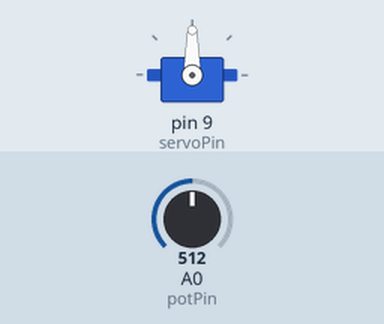
This sketch was run on a simulated Arduino Uno, built with avr-gcc and run on an emulated ATmega328P. On the bench: servo. Inputs (shaded band) come from the test bench; at power-on: A0 (potPin) = 512.

Above: at 1.2 s.
1.3 s: A0 (potPin) set to 716
At 2.5 s:
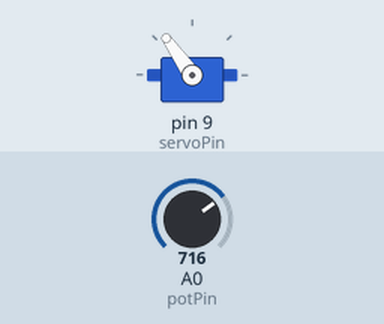
2.8 s: A0 (potPin) set to 900
At 3.8 s:
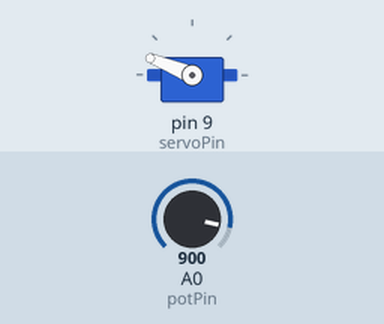
4.3 s: A0 (potPin) set to 1023
At 5.0 s:
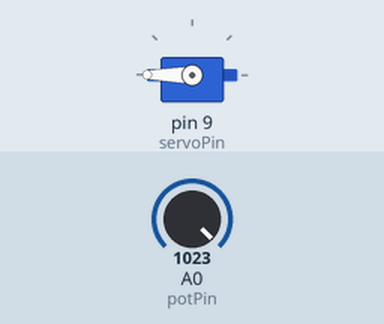
5.8 s: A0 (potPin) set to 306
At 6.1 s:
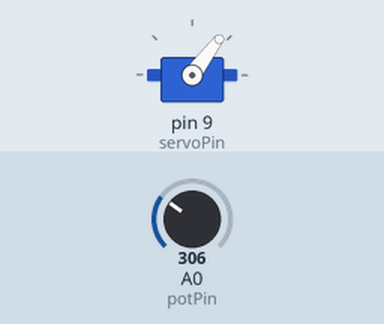
7.3 s: A0 (potPin) set to 122
At 8.4 s:
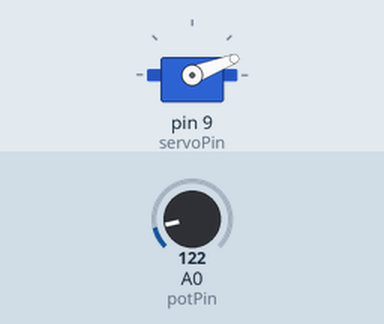
Timing chart, 0 to 9.8 s (numbered marks = the images above; inputs shaded):
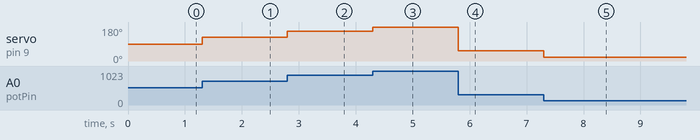

Measured:
- after the input at 1.3 s, servo on pin 9 (servoPin): 90° → 125° at once
- after the input at 2.8 s, servo on pin 9 (servoPin): 125° → 158° at once
- after the input at 4.3 s, servo on pin 9 (servoPin): 158° → 180° at once
- after the input at 5.8 s, servo on pin 9 (servoPin): 180° → 53° at once
- after the input at 7.3 s, servo on pin 9 (servoPin): 53° → 21° at once

The sketch:

servo-motor-potentiometer.ino
```cpp
#include <Servo.h>

Servo ServoMotor;

const int servoPin = 9;
const int potPin = A0;

void setup() {
    ServoMotor.attach(servoPin);
}

void loop() {
    int readingValue = analogRead(potPin);
    int angle = map(readingValue, 0, 1023, 0, 180);
    ServoMotor.write(angle);
}
```
